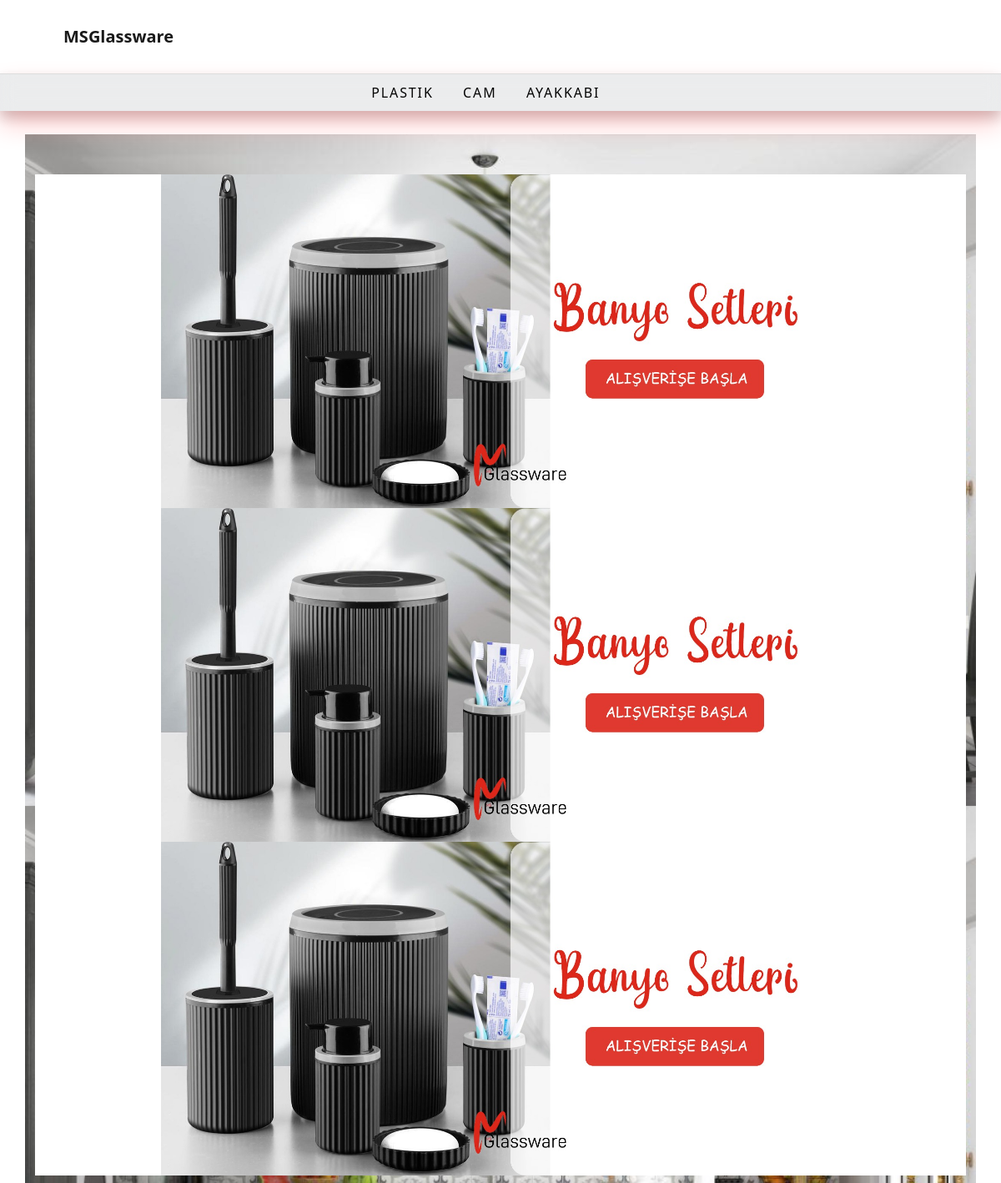
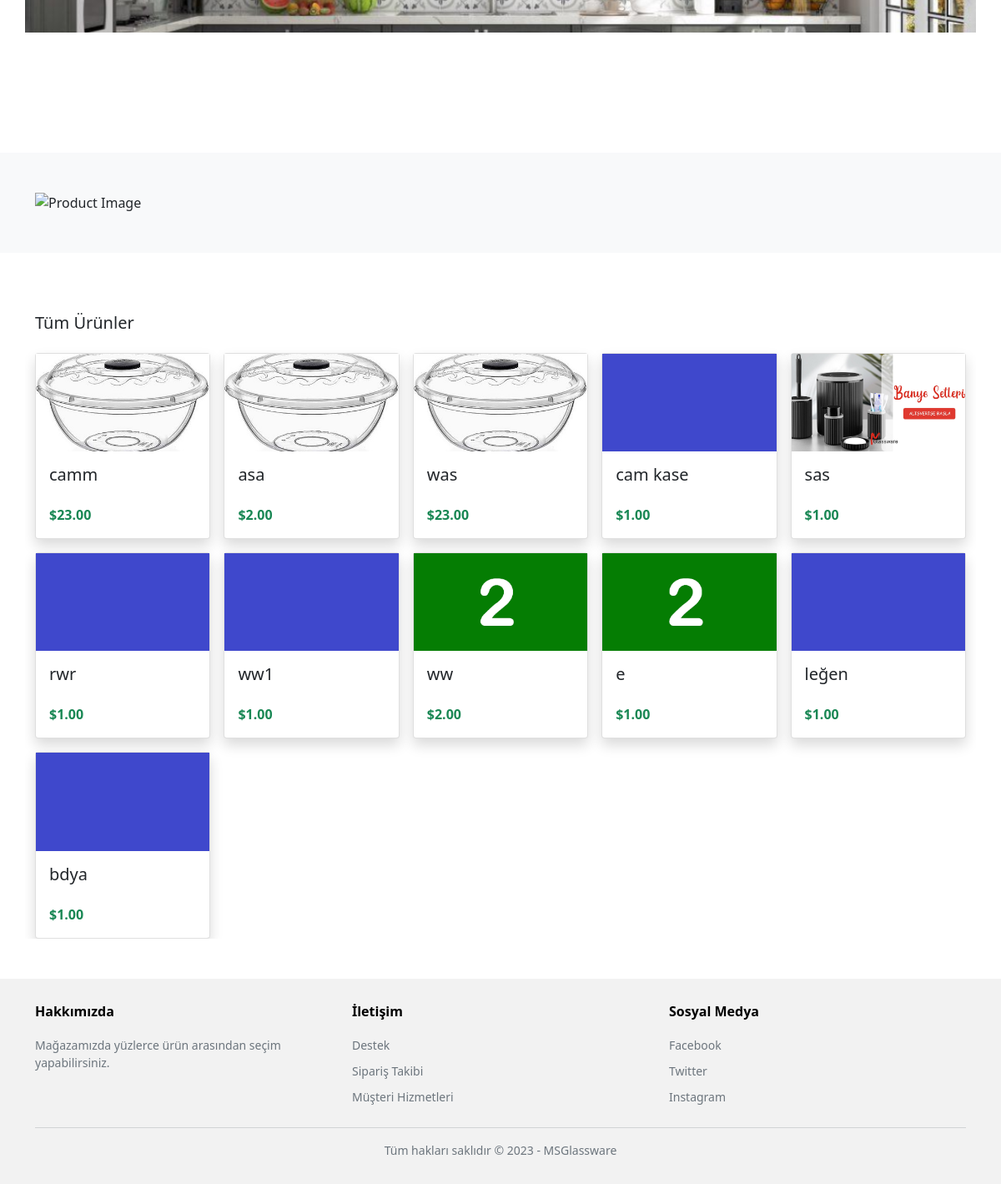
The page / on the database its author committed (2 pictures, top to bottom).
### store/models.py (models this page shows, shortened)
class Category(models.Model):
    name = models.CharField(max_length=255, db_index=True)
    slug = models.SlugField(max_length=255, unique=True)
    class Meta:
        verbose_name_plural = 'categories'
    def get_absolute_url(self):
        return reverse('store:category_list', args=[self.slug])

class Banner(models.Model):
    baslik = models.CharField(max_length=255)
    slug = models.SlugField(max_length=255)
    resim = models.ImageField(upload_to='images/',default='images/default.png')
    is_active = models.BooleanField(default=True)
    external_url = models.URLField(blank=True, null=True)
    cta_text = models.CharField(max_length=255)
    alt_text = models.CharField(max_length=255)
    objects = models.Manager()
    banners = BannerManager()

class Product(models.Model):
    category = models.ForeignKey(Category, related_name='product', on_delete=models.CASCADE)
    created_by = models.ForeignKey(User, on_delete=models.CASCADE, related_name='product_creator')
    title = models.CharField(max_length=255)
    author = models.CharField(max_length=255, default='admin')
    description = models.TextField(blank=True)
    image = models.ImageField(upload_to='images/', default='images/default.png')
    slug = models.SlugField(max_length=255)
    price = models.DecimalField(max_digits=4, decimal_places=2)
    in_stock = models.BooleanField(default=True)
    external_url = models.URLField(blank=True, null=True)
    is_active = models.BooleanField(default=True)
    created = models.DateTimeField(auto_now_add=True)
    updated = models.DateTimeField(auto_now=True)
    objects = models.Manager()
    products = ProductManager()
    class Meta:
        verbose_name_plural = 'Products'
        ordering = ('-created',)
    def get_absolute_url(self):
        return reverse('store:product_detail', args=[self.slug])

### store/views.py (the view)
# urls.py: path('', views.home, name='home'),
def home(request):
    products = Product.objects.all()
    banners = Banner.banners.all()
    return render(request, 'store/home.html', {'products': products, 'banners': banners})

### store/context_processors.py (called while the page is built)
def categories(request):
    return {
        'categories': Category.objects.all()
    }

### store/models.py (called while the page is built)
    def get_queryset(self):
        return super().get_queryset().filter(is_active=True)

### templates/store/home.html (shortened to what this page needs)
{% extends "./base.html" %}
{% load static %}
{% block content %}
<main>
  <div><br></div><div><br></div>
  <section class="py-5 text-center container" style="background-image: url('{{ '/media/images/test.png'}}'); background-size:contain">
    <swiper-container class="mySwiper" pagination="true" pagination-dynamic-bullets="true"  autoplay-delay="2500" autoplay-disable-on-interaction="false">
      {% for banner in banners %}
      <swiper-slide>
        {% if banner.external_url %}
          <a href="{{ banner.external_url }}"><img class="banner-img" src="{{ banner.resim.url }}" alt="{{ banner.alt_text }}" style="max-height: 400px; max-width: 100%"></a>
        {% else %}
          <img class="banner-img" src="{{ banner.resim.url }}" alt="{{ banner.alt_text }}"style="max-height: 400px; max-width: 100%">
        {% endif %}
      </swiper-slide>
      {% endfor %}
    </swiper-container>
</section>
<section>
    <div class="album py-5 ">
    <div class="container">
      <div class="row row-cols">
        <div class="col">
          <a class="init">
            <div class="categories__item-image">
            </div>
          </a>
      </div>
        <div class="col">
          <a class="init">
            <div class="categories__item-image">
            </div>
          </a>
      </div>
      <div class="col">
        <a class="init">
          <div class="categories__item-image">
          </div>
        </a>
    </div>
    <div class="col">
      <a class="init">
        <div class="categories__item-image">
        </div>
      </a>
  </div>
  <div class="col">
    <a class="init">
      <div class="categories__item-image">
      </div>
    </a>
  </div>
  <div class="col">
    <a class="init">
      <div class="categories__item-image">
      </div>
    </a>
  </div>
        <div class="col">
          <a class="init">
            <div class="categories__item-image">
            </div>
          </a>
      </div>
      <div class="col">
        <a class="init">
          <div class="categories__item-image">
          </div>
        </a>
    </div>
      </div>
    </div>
  </div>
</section>
<div><br></div>
<section>
  <div class="album py-5 bg-light">
    <div class="container">
  <div class="product-container">
    <div class="product-image-container">
      <img class="product-image" src="https://floimages.mncdn.com/media/catalog/product/img/banners/23-03/31/giyimurunleri-4nisan.jpg" alt="Product Image">
    </div>
  </div>
</div>
</div>
</section>
<div><br></div>
<section>
    <div class="album py-5 ">
    <div class="container">
      <div class="pb-3 h5">Tüm Ürünler</div>
      <div class="row row-cols-1 row-cols-sm-2 row-cols-md-5 g-3">
        {% for product in products %}
        <div class="col">
          <div class="card shadow">
            <a href="{{ product.external_url }}">
              <div class="bg-image" style="background-image: url('{{ product.image.url }}');"></div>
            </a>
            <div class="card-body">
              <h5 class="card-title"><a href="{{ product.get_absolute_url }}" class="text-dark text-decoration-none">{{ product.title }}</a></h5>
              <div class="d-flex justify-content-between align-items-center">
                {% if product.discounted_price %}
                  <span class="text-muted"><strike>${{ product.price }}</strike></span>
                  <span class="text-success fw-bold">${{ product.discounted_price }}</span>
                {% else %}
                  <span class="text-success fw-bold">${{ product.price }}</span>
                {% endif %}
              </div>
            </div>
          </div>
        </div>
        {% endfor %}
      </div>
    </div>
  </div>
</section>
</main>
{% endblock %}

### templates/store/base.html (shortened to what this page needs)
{% load static %}
<!DOCTYPE html>
<html>
<head>
    <link rel="stylesheet" type="text/css" href="{% static 'css/mycss.css' %}">
    <link href="https://cdn.jsdelivr.net/npm/bootstrap@5.0.0-beta1/dist/css/bootstrap.min.css" rel="stylesheet">
</head>
<body>
    <header>
        <nav class="navbar navbar-expand-xl navbar-light bg-transparent border-bottom w-100" id="myNavbar">
            <div class="container-fluid p-3">
              <a class="navbar-brand" href="/">MSGlassware</a>
              <div class="category-wrapper">
                <ul class="category-list">
                  {% for c in categories %}
                  <li><a href="{{ c.get_absolute_url }}">{{ c.name|title }}</a></li>
                  {% endfor %}
                </ul>
              </div>
              </div>
          </nav>
    </header>
  <div><br></div>
    <div id="content">{% block content %} {% endblock %}</div>
</body>
<footer class="footer">
    <div class="container">
      <div class="row">
        <div class="col-md-4 col-sm-12">
          <h5>Hakkımızda</h5>
          <p>Mağazamızda yüzlerce ürün arasından seçim yapabilirsiniz.</p>
        </div>
        <div class="col-md-4 col-sm-12">
          <h5>İletişim</h5>
          <ul>
            <li><a href="#">Destek</a></li>
            <li><a href="#">Sipariş Takibi</a></li>
            <li><a href="#">Müşteri Hizmetleri</a></li>
          </ul>
        </div>
        <div class="col-md-4 col-sm-12">
          <h5>Sosyal Medya</h5>
          <ul>
            <li><a href="#">Facebook</a></li>
            <li><a href="#">Twitter</a></li>
            <li><a href="#">Instagram</a></li>
          </ul>
        </div>
      </div>
      <hr>
      <p class="text-center">Tüm hakları saklıdır © 2023 - MSGlassware</p>
    </div>
  </footer>
</html>

### static/css/mycss.css (style rules this page uses)
.bg-image { height: 0; padding-bottom: 56.25%; background-size: cover; background-repeat: no-repeat; background-position: center center; }
.navbar { background-color: rgba(128, 128, 128, 0.1); backdrop-filter: blur(10px); padding-right: 5%; padding-left: 5%; width: 90%; }
.navbar-brand { color: #333; font-weight: bold; }
swiper-container { width: 50%; margin: 0 auto; }
swiper-slide { text-align: center; font-size: 18px; background: #fff; display: flex; justify-content: center; align-items: center; }
swiper-slide img { display: block; max-width: 100%; max-height: 100%; object-fit: contain; }
.category-list { background-color:rgba(128, 128, 128, 0.1); backdrop-filter: blur(10px); border-top: 1px solid #ddd; display: flex; justify-content: center; padding: 10px 0; position: relative; }
.category-list li { margin-right:3% }
.category-list a { display: flex; color: rgb(3, 3, 3);; position: relative; height: 100%; white-space: nowrap; padding: 0 var(--gl-spacing-0100); justify-content: center; align-items: center; font-family: var(--gl-body-font-set-family-functional-2),var(--gl-font-family-fallback); font-size: var(--gl-body-font-set-size-functional-2); font-style: var(--gl-body-font-set-style-functional-2); font-weight: var(--gl-body-font-set-weight-functional-2); letter-spacing: var(--gl-body-font-set-letterspacing-functional-2); line-height: var(--gl-body-font-set-lineheight-functional-2); text-decoration: var(--gl-body-font-set-decoration-functional-2); text-transform: var(--gl-body-font-set-case-functional-2); text-transform: uppercase; letter-spacing: 1.87px; }
.footer { background-color: #f2f2f2; color: #6c757d; padding: 30px 0; font-size: 14px; line-height: 1.5; }
.footer h5 { color: #000; font-size: 16px; font-weight: 700; margin-bottom: 20px; }
.footer ul { list-style: none; padding: 0; margin: 0; }
.footer ul li { margin-bottom: 10px; }
.footer ul li a { color: #6c757d; text-decoration: none; transition: all 0.3s ease; }
.footer p { margin-bottom: 0; }
.product-image-container { position: relative; overflow: hidden; transition: all 0.3s; }
.product-image { display: block; width: 100%; height: auto; transition: all 0.3s; }
#myNavbar { position: relative; }
.category-wrapper { position: absolute; top: 100%; left: 0; width: 100%; background-color: #f8f9fa; box-shadow: 0 8px 16px rgba(0,0,0,.2); z-index: 1; }
.category-list { list-style: none; margin: 0; padding: 10px; box-shadow: 0 16px 32px rgba(255, 0, 0, 0.2); }
.category-list li { margin: 10; }
img { max-width: 100%; height: auto; }
.container { width: 100%; max-width: 1200px; margin: 0 auto; overflow: hidden; }
.categories__item-image { max-width: 100px; margin: 0 auto; }

### rows shown on the page
Category: name "PLASTIK"
Category: name "CAM"
Category: name "AYAKKABI"
Banner: resim (picture)
Banner: resim (picture)
Banner: resim (picture)
Product: image (picture), title "camm", price "23.00"
Product: image (picture), title "asa", price "2.00"
Product: image (picture), title "was", price "23.00"
Product: image (placeholder picture), title "cam kase", price "1.00"
Product: image (picture), title "sas", price "1.00"
Product: image (placeholder picture), title "rwr", price "1.00"
Product: image (placeholder picture), title "ww1", price "1.00"
Product: image (picture), title "ww", price "2.00"
Product: image (picture), title "e", price "1.00"
Product: image (placeholder picture), title "leğen", price "1.00"
Product: image (placeholder picture), title "bdya", price "1.00"
